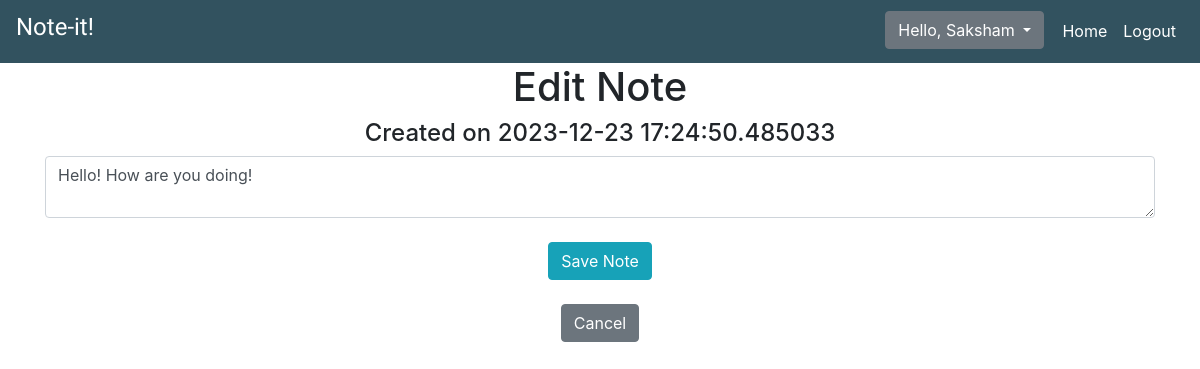
Screenshot of /edit/3 (signed in) with the database file from the repository.
### website/models.py (models this page shows)
class User(db.Model, UserMixin):
    id = db.Column(db.Integer, primary_key=True)
    username = db.Column(db.String(20), unique=True, nullable=False)
    email = db.Column(db.String(150), unique=True, nullable=False)
    image_file = db.Column(db.String(20), nullable=False, default='default.png')
    password = db.Column(db.String(150), nullable=False)
    notes = db.relationship('Note', lazy=True)

class Note(db.Model):
    id = db.Column(db.Integer, primary_key=True)
    data = db.Column(db.String(10000))
    date = db.Column(db.DateTime(timezone=True), default=datetime.utcnow)
    user_id = db.Column(db.Integer, db.ForeignKey('user.id'))

### website/views.py (the view)
@views.route('/edit/<int:id>', methods=['GET', 'POST'])
def item(id):
    form = Note()
    note_update = Note.query.get_or_404(id)
    if request.method == "POST":
        note_update.data = request.form['note']
        try:
            db.session.commit()
            flash("Note Successfully Updated!", "success")
            return render_template("home.html", form=form, note_update = note_update, user = current_user)
        except:
            db.session.commit()
            flash("Error! Try again.", "error")
            return render_template("edit.html", form=form, note_update = note_update)
    else:
        return render_template("edit.html", form=form, note_update = note_update, user = current_user)

### website/__init__.py (called while the page is built)
def create_app():
    app = Flask(__name__)
    app.config['SECRET_KEY'] = 'aeiou'
    app.config['SQLALCHEMY_DATABASE_URI'] = f'sqlite:///{DB_NAME}'
    db.init_app(app)
    from .views import views
    from .auth import auth
    app.register_blueprint(views, url_prefix='/' )
    app.register_blueprint(auth, url_prefix='/' )
    from .models import User, Note
    with app.app_context():
        db.create_all()
    login_manager = LoginManager()
    login_manager.login_view = 'auth.login'
    login_manager.init_app(app)
    @login_manager.user_loader
    def load_user(id):
        return User.query.get(int(id))
    return app

### website/templates/edit.html
{% extends "base.html" %} {% block title %}Edit Note{% endblock %} {% block
content%}
<h1 align="center">Edit Note</h1>
<h4 align="center">Created on {{ note_update.date }}</h4>
<form action="/edit/{{ note_update.id }}" method="POST">
  <textarea name="note" id="note" class="form-control">
{{ note_update.data }}</textarea
  >
  <br />
  <div align="center">
    <a href="{{ url_for('views.home') }}"
      ><button type="submit" class="btn btn-info">Save Note</button></a
    >
  </div>
  <br />
</form>
<div align="center">
  <a href="{{ url_for('views.home') }}"
    ><button class="btn btn-secondary">Cancel</button></a
  >
</div>
{% endblock %}

### website/templates/base.html (shortened to what this page needs)
<!DOCTYPE html>
<html>
  <head>
    <link
      rel="stylesheet"
      href="https://stackpath.bootstrapcdn.com/bootstrap/4.4.1/css/bootstrap.min.css"
    />
    <link
      rel="stylesheet"
      href="https://stackpath.bootstrapcdn.com/font-awesome/4.7.0/css/font-awesome.min.css"
    />
  </head>
  <body>
    <nav
      class="navbar navbar-expand-lg navbar-dark"
      style="background-color: rgb(50, 82, 95)"
    >
    <a class="navbar-brand" id="home" href="/">
      <h4 style="font-family: 'Leckerli One', cursive;">Note-it!</h4></a>
      <div class="collapse navbar-collapse" id="navbar">
        <div class="navbar-nav ml-auto">
          {% if user.is_authenticated %}
          <div class="dropdown">
            <button
              class="btn btn-secondary dropdown-toggle"
              type="button"
              id="dropdownMenu2"
              data-toggle="dropdown"
              aria-haspopup="true"
              aria-expanded="false"
              style="margin-right: 10px"
            >
              Hello, {{ user.username }}
            </button>
          </div>
          <a class="nav-item nav-link active" id="home" href="/">Home</a>
          <a class="nav-item nav-link active" id="logout" href="/logout"
            >Logout</a
          >
          {% else %}
          <a class="nav-item nav-link active" id="login" href="/login">Login</a>
          <a class="nav-item nav-link active" id="signUp" href="/sign-up"
            >Sign Up</a
          >
          {% endif %}
        </div>
      </div>
    </nav>
    <div class="container">{% block content %} {% endblock %}</div>
  </body>
</html>

### rows the page displays
User: username "Saksham"
Note: date "2023-12-23 17:24:50.485033", note "Hello! How are you doing!"
